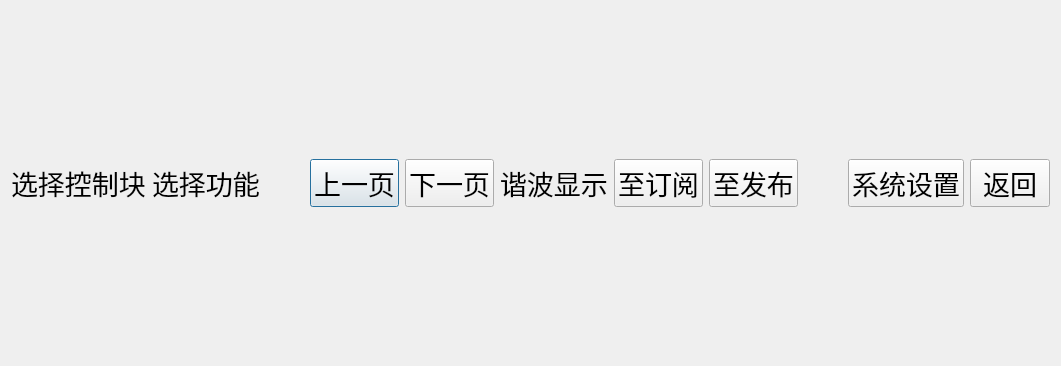
<?xml version="1.0" encoding="UTF-8"?>
<ui version="4.0">
 <class>QSttIecRecordCbWidget</class>
 <widget class="QDialog" name="QSttIecRecordCbWidget">
  <property name="geometry">
   <rect>
    <x>0</x>
    <y>0</y>
    <width>1061</width>
    <height>366</height>
   </rect>
  </property>
  <property name="windowTitle">
   <string/>
  </property>
  <layout class="QVBoxLayout" name="verticalLayout_2">
   <item>
    <layout class="QVBoxLayout" name="verticalLayout">
     <item>
      <layout class="QGridLayout" name="gridLayoutNameID"/>
     </item>
     <item>
      <layout class="QHBoxLayout" name="m_layButtons">
       <property name="spacing">
        <number>6</number>
       </property>
       <property name="sizeConstraint">
        <enum>QLayout::SetDefaultConstraint</enum>
       </property>
       <item>
        <widget class="QLabel" name="m_lblSelCb">
         <property name="font">
          <font>
           <family>Agency FB</family>
           <pointsize>20</pointsize>
          </font>
         </property>
         <property name="text">
          <string>选择控制块</string>
         </property>
        </widget>
       </item>
       <item>
        <widget class="QLabel" name="m_lblSelFunc">
         <property name="font">
          <font>
           <family>Agency FB</family>
           <pointsize>20</pointsize>
          </font>
         </property>
         <property name="text">
          <string>选择功能</string>
         </property>
        </widget>
       </item>
       <item>
        <spacer name="horizontalSpacer">
         <property name="orientation">
          <enum>Qt::Horizontal</enum>
         </property>
         <property name="sizeHint" stdset="0">
          <size>
           <width>40</width>
           <height>20</height>
          </size>
         </property>
        </spacer>
       </item>
       <item>
        <widget class="QPushButton" name="m_btnPrevPage">
         <property name="font">
          <font>
           <family>Agency FB</family>
           <pointsize>20</pointsize>
          </font>
         </property>
         <property name="text">
          <string>上一页</string>
         </property>
        </widget>
       </item>
       <item>
        <widget class="QPushButton" name="m_btnNextPage">
         <property name="font">
          <font>
           <family>Agency FB</family>
           <pointsize>20</pointsize>
          </font>
         </property>
         <property name="text">
          <string>下一页</string>
         </property>
        </widget>
       </item>
       <item>
        <widget class="QLabel" name="m_lblHarmDisplay">
         <property name="font">
          <font>
           <family>Agency FB</family>
           <pointsize>20</pointsize>
          </font>
         </property>
         <property name="text">
          <string>谐波显示</string>
         </property>
        </widget>
       </item>
       <item>
        <widget class="QPushButton" name="m_btnAddToSub">
         <property name="font">
          <font>
           <family>Agency FB</family>
           <pointsize>20</pointsize>
          </font>
         </property>
         <property name="text">
          <string>至订阅</string>
         </property>
        </widget>
       </item>
       <item>
        <widget class="QPushButton" name="m_btnAddToPub">
         <property name="font">
          <font>
           <family>Agency FB</family>
           <pointsize>20</pointsize>
          </font>
         </property>
         <property name="text">
          <string>至发布</string>
         </property>
        </widget>
       </item>
       <item>
        <spacer name="horizontalSpacer_2">
         <property name="orientation">
          <enum>Qt::Horizontal</enum>
         </property>
         <property name="sizeHint" stdset="0">
          <size>
           <width>40</width>
           <height>20</height>
          </size>
         </property>
        </spacer>
       </item>
       <item>
        <widget class="QPushButton" name="m_btnSysSet">
         <property name="font">
          <font>
           <family>Agency FB</family>
           <pointsize>20</pointsize>
          </font>
         </property>
         <property name="text">
          <string>系统设置</string>
         </property>
        </widget>
       </item>
       <item>
        <widget class="QPushButton" name="m_btnBack">
         <property name="font">
          <font>
           <family>Agency FB</family>
           <pointsize>20</pointsize>
          </font>
         </property>
         <property name="text">
          <string>返回</string>
         </property>
        </widget>
       </item>
      </layout>
     </item>
    </layout>
   </item>
  </layout>
 </widget>
 <resources/>
 <connections/>
</ui>
